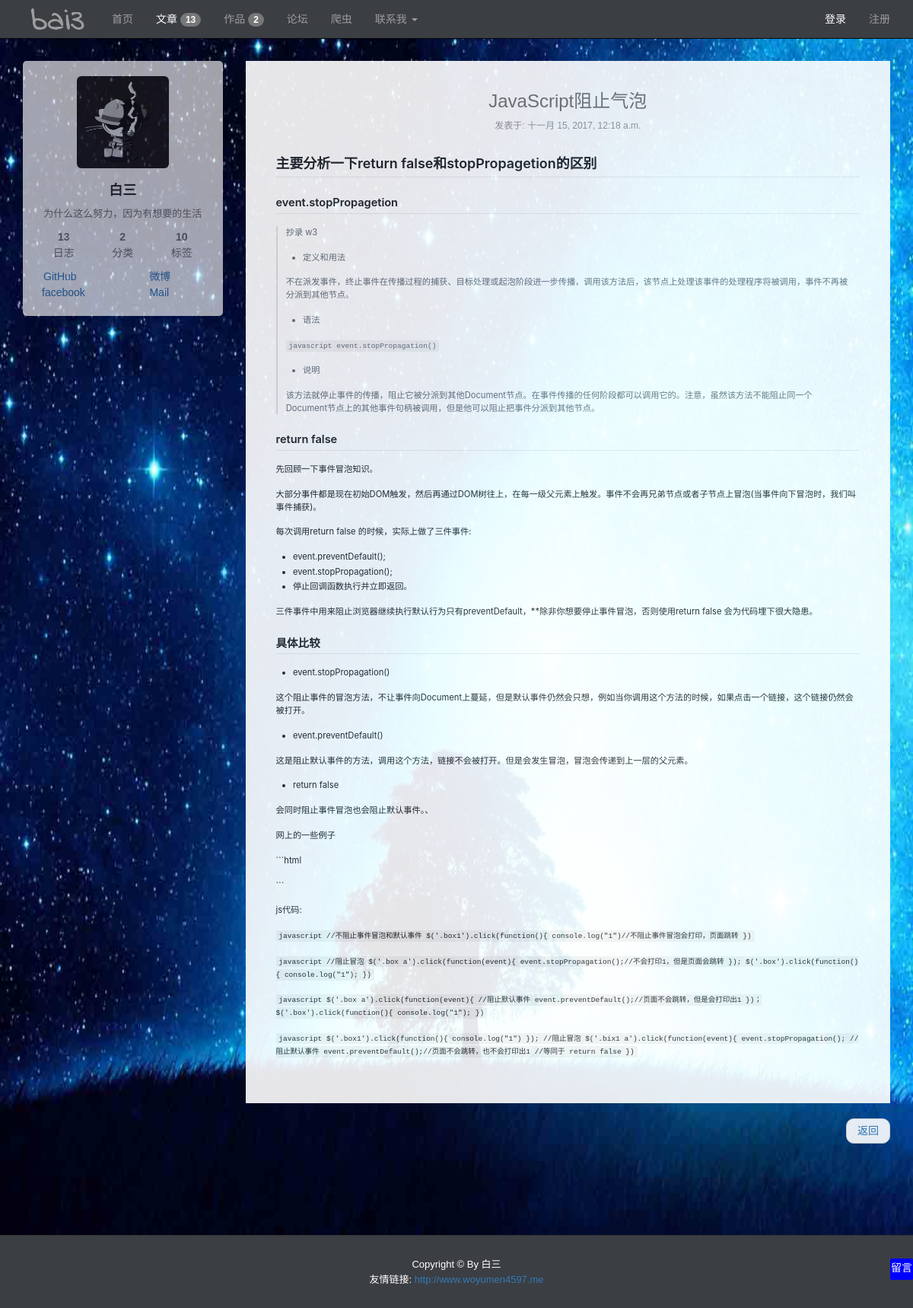
Screenshot of /index/article/2 with the database file from the repository.
### index/models.py (models this page shows, shortened)
class Article(models.Model):
    title = models.CharField(max_length=100, verbose_name="文章标题")
    type = models.CharField(max_length=20, default='note', verbose_name="文章类别")
    tag = models.CharField(max_length=100, verbose_name="文章标签")
    pub_time = models.DateTimeField(default=timezone.now, verbose_name="文章创建时间")
    body = models.TextField(verbose_name="文章内容")
    class Meta:
        ordering = ('-pub_time',)

### index/views.py (the view)
def article(request, id):
    light = 2
    total = common()
    tempalte = get_template('index/article.html')
    detail = Article.objects.get(id=id)
    detail.body = markdown(detail.body)
    html = tempalte.render(locals())
    return HttpResponse(html)

### index/views.py (called while the page is built)
def common():
    work_total = Work.objects.count()
    amount = Article.objects.count()
    tag_amount = Article.objects.values('tag').distinct().count()
    type_amount = Article.objects.values('type').distinct().count()
    return work_total, amount, tag_amount, type_amount

### index/templates/index/article.html (shortened to what this page needs)
{% extends '../layout/base.html' %}
{% block css %}
    <link rel="stylesheet" href="/static/css/common/markdown.css">
{% endblock %}
{%  block content %}
    {% block aside %}{% include '../layout/aside.html' %}{% endblock %}
    {% block main %}
        <main  class="col-md-9" >
            <article>
                <header style="margin-bottom: 30px">
                    <h3 class="text-center">
                        <a href="/index/article/id/{{ detail.id }}" class="text-muted">
                            {{ detail.title }}
                        </a>
                    </h3>
                    <div class="text-center" style="color: #999;font-family: 'PingFang SC', 'Microsoft YaHei', sans-serif;font-size: 12px;">
                        发表于: {{ detail.pub_time }}
                    </div>
                </header>
                <div class="body markdown-body" style="min-height: 15rem">
                    {{ detail.body | safe }}
                </div>
            </article>
            <nav>
                <ul class="pager">
                    <li class="next"><a href="javascript: history.back()">返回</a></li>
                </ul>
            </nav>
        </main>
    {% endblock %}
{% endblock %}

### static/css/index/index.css (style rules this page uses)
body { font: 14px/1.5 "PingFang SC", "Microsoft YaHei", sans-serif; background-color: #ebebeb; background: url('../../img/common/bak2.jpg') no-repeat ; background-size: 100% 100%; background-attachment: fixed; }
article { background: #fff; padding: 20px 10px; margin-bottom: 10px; }
article .body { padding: 0 3rem; margin-bottom: 40px; font-size: 0.8em; }
.markdown-body { font-size: 1em; }

### static/css/common/markdown.css (style rules this page uses)
.markdown-body { -ms-text-size-adjust: 100%; -webkit-text-size-adjust: 100%; line-height: 1.5; color: #24292e; font-family: -apple-system, BlinkMacSystemFont, "Segoe UI", Helvetica, Arial, sans-serif, "Apple Color Emoji", "Segoe UI Emoji", "Segoe UI Symbol"; font-size: 16px; line-height: 1.5; word-wrap: break-word; }
.markdown-body h1 { font-size: 2em; margin: 0.67em 0; }
.markdown-body code, .markdown-body kbd, .markdown-body pre { font-family: monospace, monospace; font-size: 1em; }
.markdown-body * { box-sizing: border-box; }
.markdown-body h1, .markdown-body h2, .markdown-body h3, .markdown-body h4, .markdown-body h5, .markdown-body h6 { margin-top: 0; margin-bottom: 0; }
.markdown-body h1 { font-size: 24px; font-weight: 600; }
.markdown-body h2 { font-size: 20px; font-weight: 600; }
.markdown-body p { margin-top: 0; margin-bottom: 10px; }
.markdown-body blockquote { margin: 0; font-size: 1em; }
.markdown-body ul, .markdown-body ol { padding-left: 0; margin-top: 0; margin-bottom: 0; }
.markdown-body code { font-family: "SFMono-Regular", Consolas, "Liberation Mono", Menlo, Courier, monospace; font-size: 12px; }
.markdown-body::before { display: table; content: ""; }
.markdown-body::after { display: table; clear: both; content: ""; }
.markdown-body>*:first-child { margin-top: 0 !important; }
.markdown-body>*:last-child { margin-bottom: 0 !important; }
.markdown-body p, .markdown-body blockquote, .markdown-body ul, .markdown-body ol, .markdown-body dl, .markdown-body table, .markdown-body pre { margin-top: 0; margin-bottom: 16px; }
.markdown-body blockquote { padding: 0 1em; color: #6a737d; border-left: 0.25em solid #dfe2e5; }
.markdown-body blockquote>:first-child { margin-top: 0; }
.markdown-body blockquote>:last-child { margin-bottom: 0; }
.markdown-body h1, .markdown-body h2, .markdown-body h3, .markdown-body h4, .markdown-body h5, .markdown-body h6 { margin-top: 24px; margin-bottom: 16px; font-weight: 600; line-height: 1.25; }
.markdown-body h1 { padding-bottom: 0.3em; font-size: 1.6em; border-bottom: 1px solid #eaecef; }
.markdown-body h2 { padding-bottom: 0.3em; font-size: 1.3em; border-bottom: 1px solid #eaecef; }
.markdown-body ul, .markdown-body ol { padding-left: 2em; }
.markdown-body li+li { margin-top: 0.25em; }
.markdown-body code { padding: 0; padding-top: 0.2em; padding-bottom: 0.2em; margin: 0; font-size: 85%; background-color: rgba(27,31,35,0.05); border-radius: 3px; }
.markdown-body code::before, .markdown-body code::after { letter-spacing: -0.2em; content: "\00a0"; }

### rows the page displays
Article: title "JavaScript阻止气泡", pub_time "十一月 15, 2017, 12:18 a.m.", body "主要分析一下return false和stopPropagetion的区别 event.stopPropagetion 抄录 w3 定义和用法 不在派发事件，终止事件在传播过程的捕获、目标处理或起泡阶段进一步传播，调用该方法后，该节点上处理该事件的处理程序将被调用，事件不再被分派到其他节点。 语法 javascript event.stopPropagation() 说明 该方法就停止事件的传播，阻止它被分派到其他Document节点。在事件传播的任何阶段都可以调用它的。注意，虽然该方法不能阻止同一个Document节点上的其他事件句柄被调用，但是他可以阻止把事件分派到其他节点。 return false 先回顾一下事件冒泡知识。 大部分事件都是现在初始DOM触发，然后再通过DOM树往上，在每一级父元素上触发。事件不会再兄弟节点或者子节点上冒泡(当事件向下冒泡时，我们叫事件捕获)。 每次调用return false 的时候，实际上做了三件事件: event.preventDefault(); event.stopPropagation(); 停止回调函数执行并立即返回。 三件事件中用来阻止浏览器继续执行默认行为只有preventDefault，**除非你想要停止事件冒泡，否则使用return false 会为代码埋下很大隐患。 具体比较 event.stopPropagation() 这个阻止事件的冒泡方法，不让事件向Document上蔓延，但是默认事件仍然会只想，例如当你调用这个方法的时候，如果点击一个链接，这个链接仍然会被打开。…"

### other values shown
{{ total.1 }} "13"
{{ total.0 }} "2"
{{ total.3 }} "2"
{{ total.2 }} "10"
